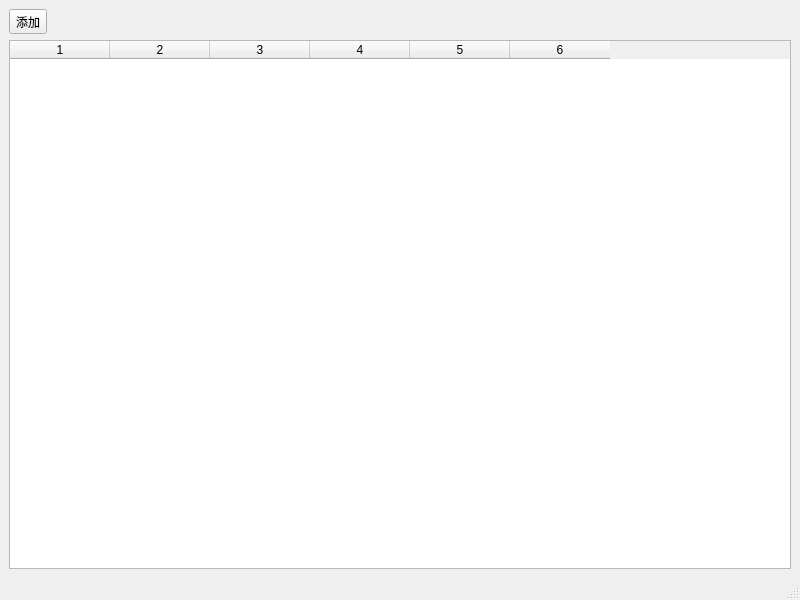
<?xml version="1.0" encoding="UTF-8"?>
<ui version="4.0">
 <class>LibraryWindow</class>
 <widget class="QMainWindow" name="LibraryWindow">
  <property name="geometry">
   <rect>
    <x>0</x>
    <y>0</y>
    <width>800</width>
    <height>600</height>
   </rect>
  </property>
  <property name="windowTitle">
   <string>MainWindow</string>
  </property>
  <widget class="QWidget" name="centralwidget">
   <layout class="QGridLayout" name="gridLayout">
    <item row="2" column="0">
     <widget class="QTableWidget" name="tableWidget">
      <property name="columnCount">
       <number>6</number>
      </property>
      <column/>
      <column/>
      <column/>
      <column/>
      <column/>
      <column/>
     </widget>
    </item>
    <item row="0" column="0">
     <layout class="QHBoxLayout" name="horizontalLayout">
      <item>
       <widget class="QToolButton" name="tool_add_lib">
        <property name="text">
         <string>添加</string>
        </property>
        <property name="icon">
         <iconset resource="resource/images.qrc">
          <normaloff>:/images/add.png</normaloff>:/images/add.png</iconset>
        </property>
       </widget>
      </item>
      <item>
       <spacer name="horizontalSpacer">
        <property name="orientation">
         <enum>Qt::Horizontal</enum>
        </property>
        <property name="sizeHint" stdset="0">
         <size>
          <width>40</width>
          <height>20</height>
         </size>
        </property>
       </spacer>
      </item>
     </layout>
    </item>
   </layout>
  </widget>
  <widget class="QStatusBar" name="statusbar"/>
 </widget>
 <resources>
  <include location="resource/images.qrc"/>
 </resources>
 <connections/>
</ui>
